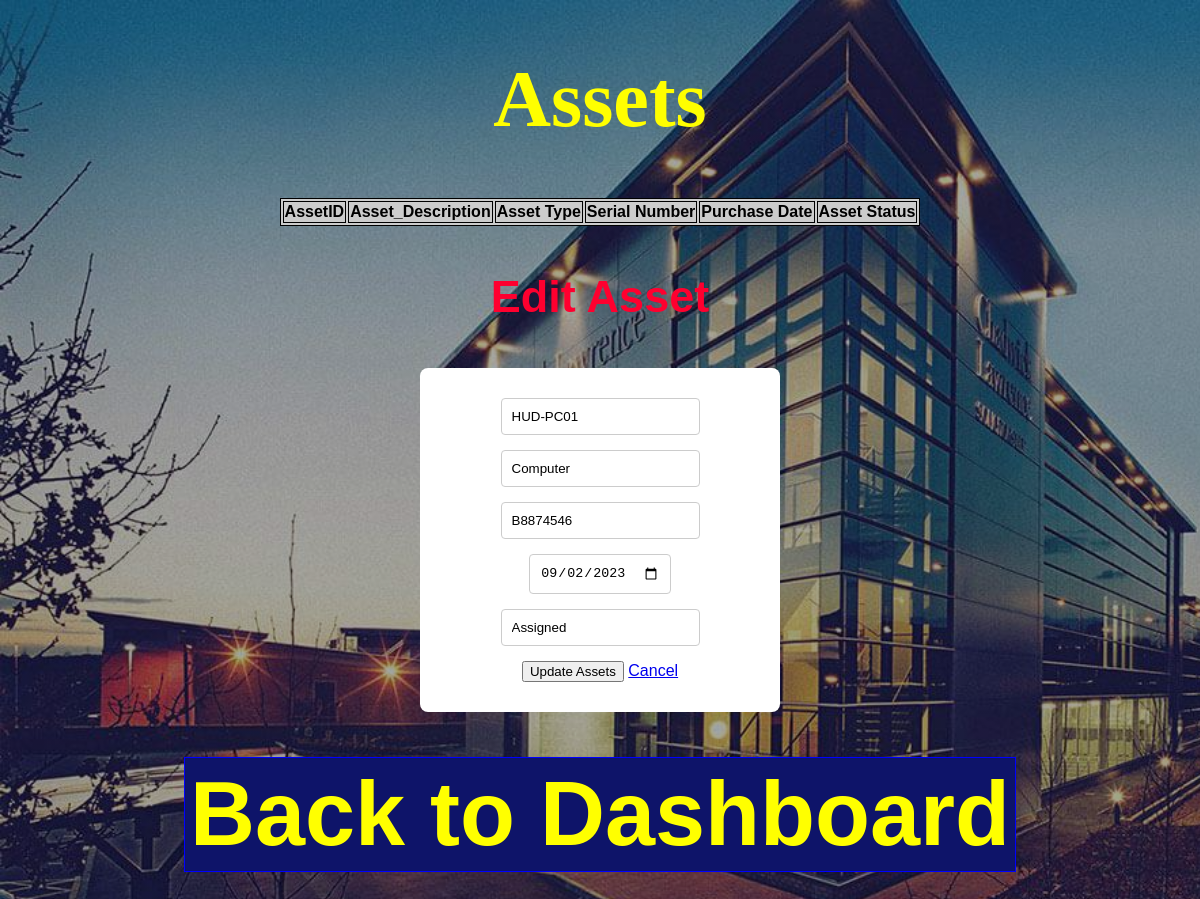
Page /edit_asset/A1 on the committed database.
### tables this page shows
CREATE TABLE assets (
    AssetID TEXT PRIMARY KEY NOT NULL,
    Asset_Description TEXT NOT NULL,
    Asset_Type TEXT NOT NULL,
    Serial_Number TEXT UNIQUE NOT  NULL,
    Purchased_Date DATE NOT NULL,
    Asset_Status TEXT NOT NULL CHECK(Asset_Status IN ('Available', 'Assigned', 'Maintenance')) 
);

### App.py (the view)
@app.route('/edit_asset/<asset_id>')
def edit_asset(asset_id):
    cur.execute("SELECT AssetID, Asset_Description, Asset_Type, Serial_Number, Purchased_Date, Asset_Status FROM Assets WHERE AssetID=?", (asset_id,))
    selected_asset = cur.fetchone()
    return render_template("assets.html", edit_asset=selected_asset)

### templates/assets.html (shortened to what this page needs)
<!DOCTYPE html>
<html>
<head>
    <link rel="stylesheet" href="{{ url_for('static', filename='styles.css') }}">
</head>
<body>
    <h1>Assets</h1>
    <table>
        <thead>
            <tr>
               <th>AssetID</th>
                <th>Asset_Description</th>
                <th>Asset Type</th>
                <th>Serial Number </th>
                <th>Purchase Date </th>
                <th>Asset Status </th>
            </tr>
        </thead>
    </table>
    <div class="form-container">
        <h3>{{ 'Edit Asset' if edit_asset else 'Create New asset' }}</h3>
        <form method="post" action="{{ url_for('save_asset') }}">
            <div class="input-group">
                <input type="text" name="Asset_Description" placeholder="Asset Description"
                       value="{{ edit_asset[1] if edit_asset else '' }}" required>
                <input type="text" name="Asset_Type" placeholder="Asset Type"
                       value="{{ edit_asset[2] if edit_asset else '' }}" required>
                <input type="text" name="Serial_Number" placeholder="Serial Number"
                         value="{{ edit_asset[3] if edit_asset else '' }}" required>
                <input type="date" name="Purchase_Date" placeholder="Purchase Date"
                         value="{{ edit_asset[4] if edit_asset else '' }}" required>
                <input type="text" name="Asset_Status" placeholder="Asset Status (Available , Assigned or Maintenance)"
                         value="{{ edit_asset[5] if edit_asset else '' }}" required>
                <button type="submit" class="btn-primary">
                    {{ 'Update Assets' if edit_asset else 'Create Assets' }}
                </button>
                {% if edit_asset %}
                    <a href="{{ url_for('assets') }}" class="btn-secondary">Cancel</a>
                {% endif %}
            </div>
        </form>
    </div>
</body>
<h3> <a href="{{ url_for('dashboard') }}" class="dashbtn">Back to Dashboard</a></H3>
</html>

### static/styles.css (style rules this page uses)
body { background-image: linear-gradient( rgba(0, 0, 0, 0.35), rgba(0, 0, 0, 0.35) ), url("images/cl_background.jpg"); background-size: cover; background-position: centre; background-repeat: no-repeat; margin: 0; display: flex; flex-direction: column; justify-content: center; align-items: center; min-height: 100vh; font-family: Arial, sans-serif; background-color: white }
form { background: white; padding: 30px; border-radius: 8px; display: flex; flex-direction: column; width: 300px; }
input { margin-bottom: 15px; padding: 10px; border: 1px solid #ccc; border-radius: 4px; }
.dashbtn { background-color:rgb(14, 20, 105); border: 1px solid blue; color: yellow; font-size: 90px; padding: 5px 5px; cursor: pointer; text-decoration: none; display: inline-block; }
h1 { text-align: center; color: yellow; font-weight: bold; font-size: 80px; font-family: serif; padding:auto; }
h3 { color: rgb(255, 0, 47); font-size: 45px; }
table, th, td { background-color: #ccc; border: 1px solid; }
div { text-align: center; }

### rows in the picture
assets: Asset_Description "HUD-PC01", Asset_Type "Computer", Serial_Number "B8874546", Purchase_Date "09/02/2023", Asset_Status "Assigned"

### other values in the picture
{{ 'Edit Asset' if edit_asset else 'Create New asset' }} "Edit Asset"
{{ 'Update Assets' if edit_asset else 'Create Assets' }} "Update Assets"
